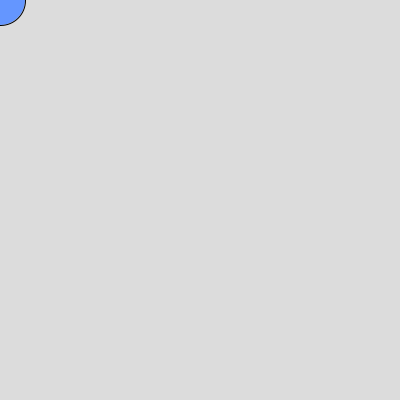
Frame 1 (no input)
Frame 60 (the mouse pressed at the canvas centre just before this capture): identical to frame 1, image omitted
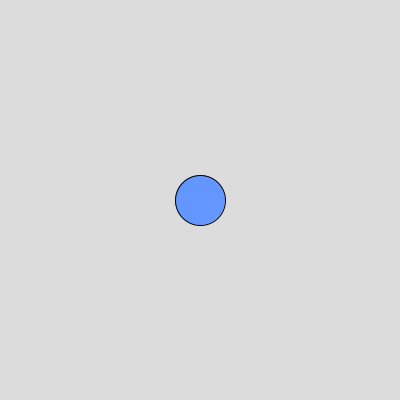
Frame 120 (the mouse held since frame 60 and released just before this capture)

The Processing sketch that drew these frames (run headless with seeded random() and noise(); from frame 60 on, the mouse is pressed at the canvas centre):

// Processing sketch: extra_followthemouse
// ── extra_followthemouse.pde
// setup() runs once when the program starts.
void setup() {
  size(400, 400);  // Set the canvas size to 400 pixels wide by 400 pixels tall.
}

// draw() continuously executes the code inside its block.
void draw() {
  background(220);             // Clear the screen with a light gray color.
  fill(100, 150, 255);         // Set the fill color for shapes (a shade of blue).
  ellipse(mouseX, mouseY, 50, 50);  // Draw an ellipse at the current mouse position with a width and height of 50 pixels.
}
